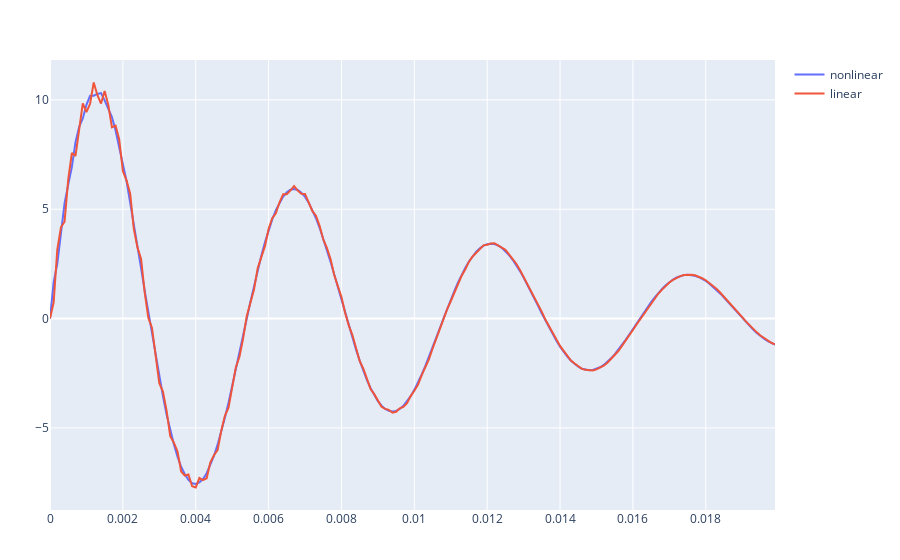

The notebook cell saved with this chart:
### Code cell
plot([p_nonlinear,p_linear])

### Figure 1 — Plotly figure (JSON) as saved in the notebook; plotly's stock layout.template omitted (floating-point values rounded to 4 significant figures; data arrays with more than 128 entries replaced by an {"elided": "..."} marker saying what was removed)
{"data": [{"mode": "lines", "name": "nonlinear", "type": "scatter", "x": {"elided": "200 float values"}, "y": {"elided": "200 float values"}}, {"mode": "lines", "name": "linear", "type": "scatter", "x": {"elided": "200 float values"}, "y": {"elided": "200 float values"}}], "layout": {"margin": {"b": 50, "l": 50, "r": 50, "t": 60}}}
